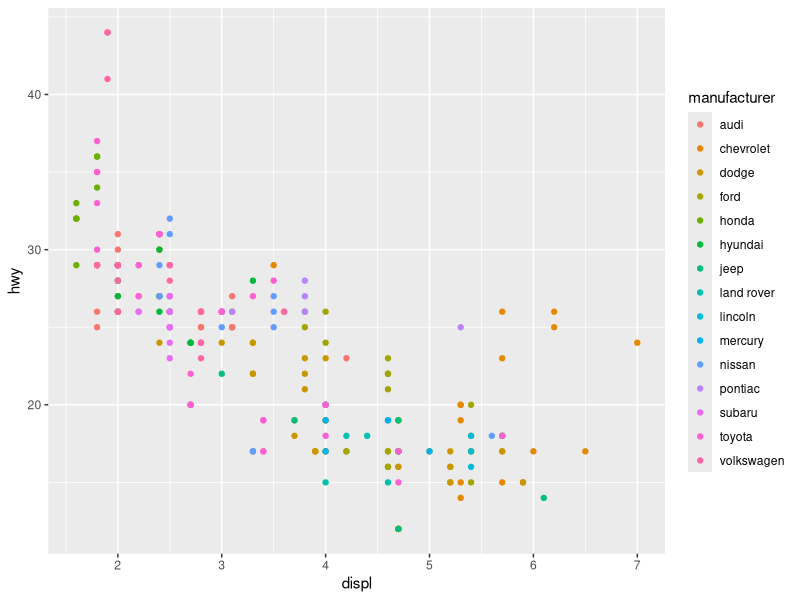
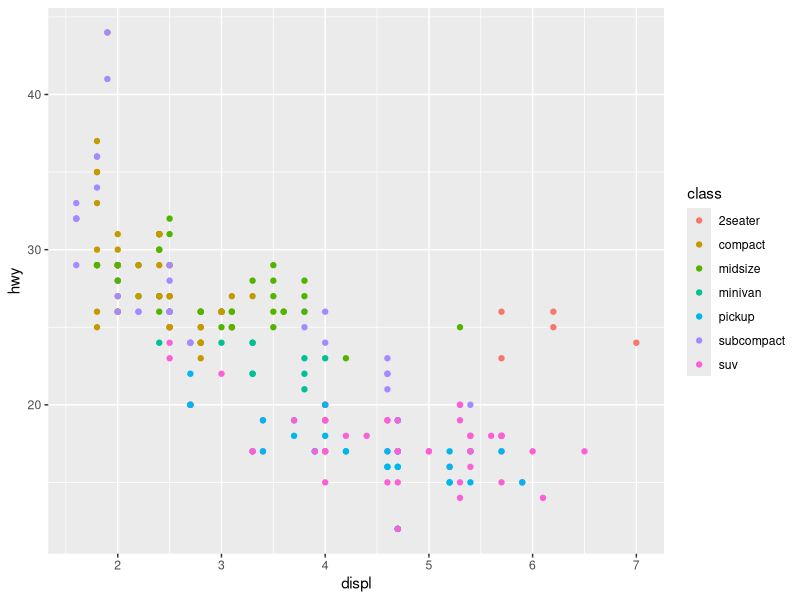
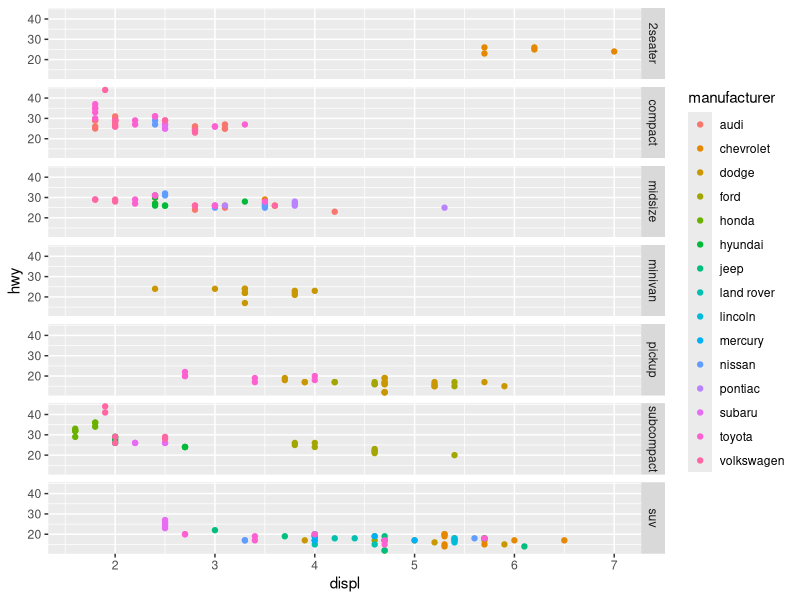
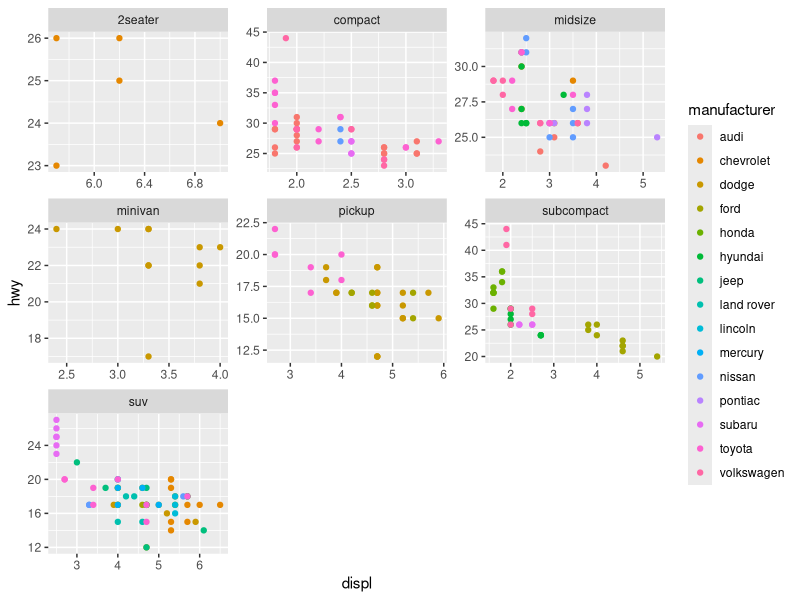
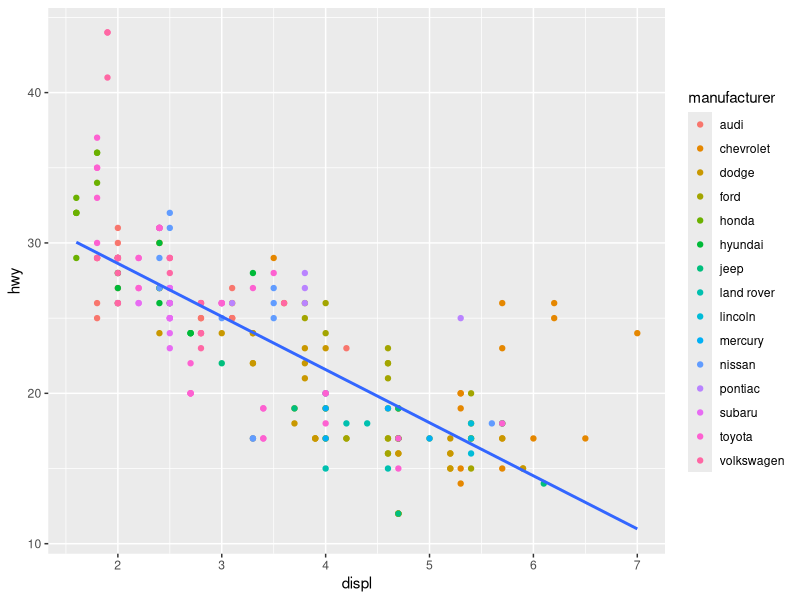
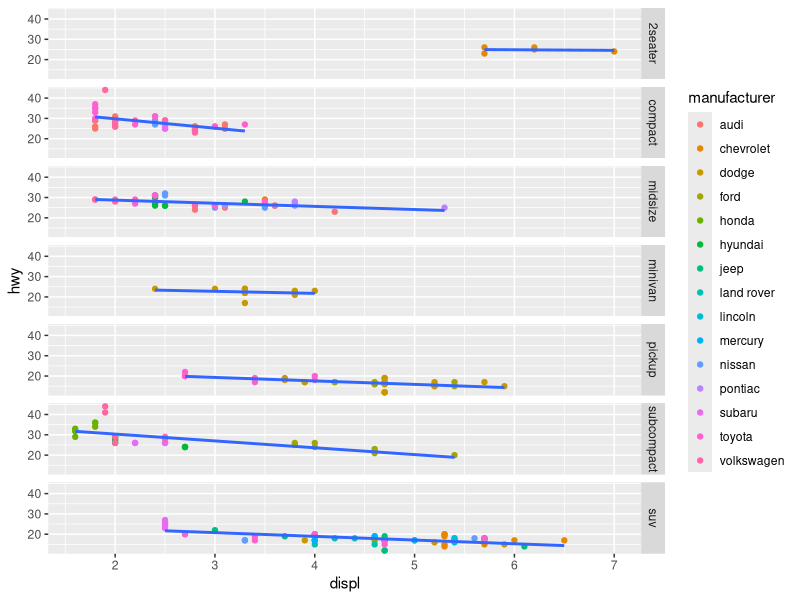
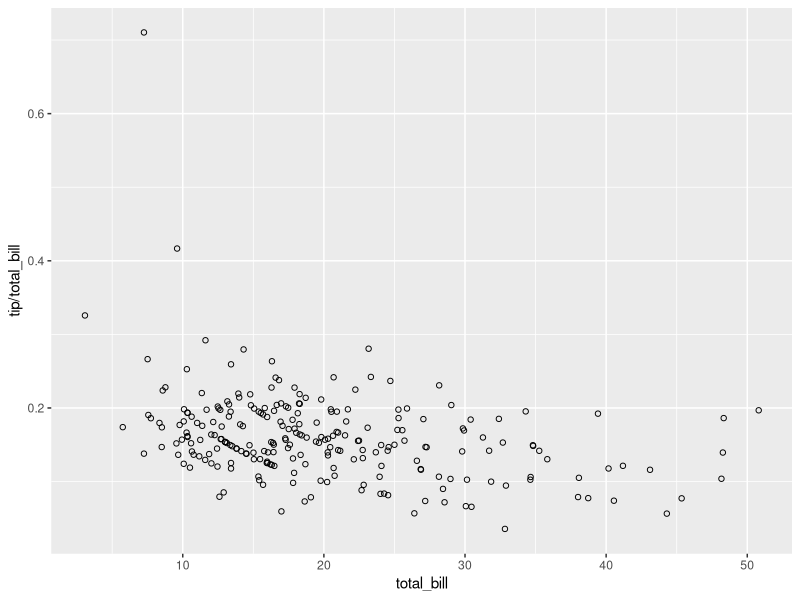
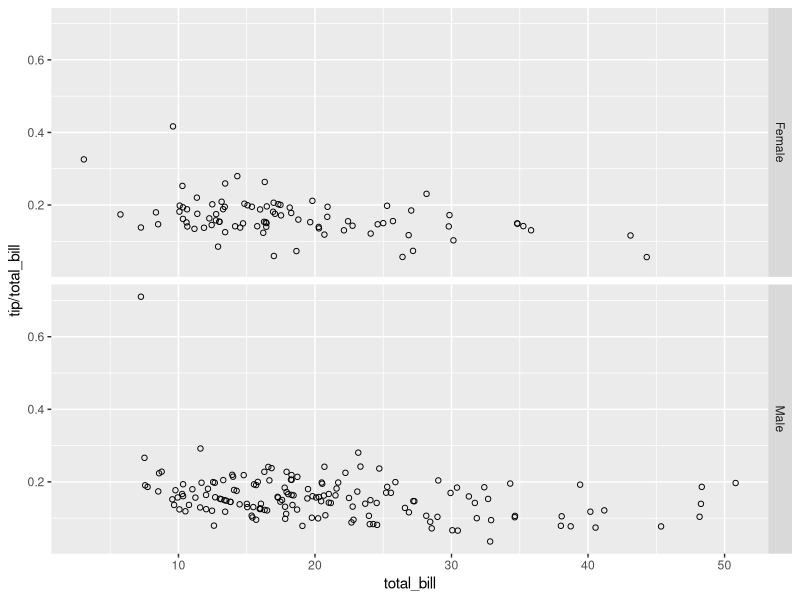

These figures' R source, in order:
## ---- chunk 1
libs <- c("ggplot2")
lapply(libs, require, character.only = T)
## ---- chunk 2
data(mpg)
head(mpg)
str(mpg)
## ---- chunk 3
library(ggplot2)

#Depending on vehicle manufacturer
ggplot(mpg, aes(x=displ, y=hwy)) +
    geom_point(aes(colour = manufacturer))

# Depending on vehicle class
ggplot(mpg, aes(x=displ, y=hwy)) + 
    geom_point(aes(colour = class))
## ---- chunk 4
ggplot(mpg, aes(x=displ, y=hwy)) + 
    geom_point(aes(colour = manufacturer)) +
    facet_grid(rows = vars(class))

ggplot(mpg, aes(x=displ, y=hwy)) + 
    geom_point(aes(colour = manufacturer)) +
    facet_wrap(~ class, scales = "free")
## ---- chunk 5
canvas = ggplot(mpg, aes(x = displ, y = hwy)) 
canvas + geom_point(aes(color = manufacturer)) + stat_smooth(method = lm, se = F) #adding linear reg.
## ---- chunk 6
canvas + geom_point(aes(color = manufacturer)) + stat_smooth(method = lm, se = F) + facet_grid(class ~ .)
## ---- chunk 7
library(reshape2)
head(tips)
str(tips)
## ---- chunk 8
cor_bill_tips <- ggplot(tips, aes(x = total_bill, y = tip/total_bill)) + geom_point(shape = 1)
cor_bill_tips
## ---- chunk 9
cor_bill_tips + facet_grid(sex ~.)
## ---- chunk 10
cor_bill_tips + facet_grid(.~sex)
## ---- chunk 11
cor_bill_tips + facet_grid(day~sex)

## ---- chunk 12
hist_bills <- ggplot(tips, aes(x = total_bill)) + geom_histogram(binwidth = 2, colour = "white")
hist_bills

#hist by smoker and sex
hist_bills + facet_grid(smoker ~sex)

#hist by smoker and sex
hist_bills + facet_grid(smoker ~sex, scales = "free_y")


